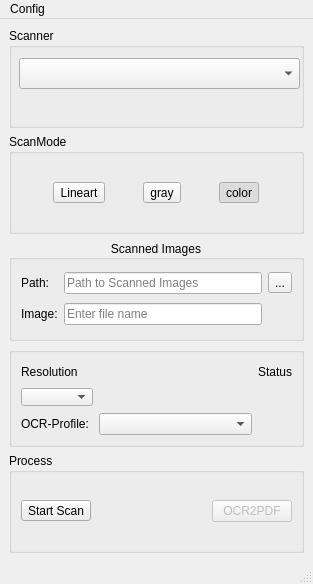
<?xml version="1.0" encoding="UTF-8"?>
<ui version="4.0">
 <class>MainWindow</class>
 <widget class="QMainWindow" name="MainWindow">
  <property name="enabled">
   <bool>true</bool>
  </property>
  <property name="geometry">
   <rect>
    <x>0</x>
    <y>0</y>
    <width>313</width>
    <height>584</height>
   </rect>
  </property>
  <property name="windowTitle">
   <string>MainWindow</string>
  </property>
  <property name="windowIcon">
   <iconset theme="scanner">
    <normaloff>.</normaloff>.</iconset>
  </property>
  <widget class="QWidget" name="centralwidget">
   <layout class="QVBoxLayout" name="verticalLayout">
    <item>
     <widget class="QGroupBox" name="groupBox">
      <property name="title">
       <string>Scanner</string>
      </property>
      <widget class="QComboBox" name="comboBox">
       <property name="geometry">
        <rect>
         <x>10</x>
         <y>30</y>
         <width>281</width>
         <height>31</height>
        </rect>
       </property>
      </widget>
     </widget>
    </item>
    <item>
     <widget class="QGroupBox" name="groupBox_2">
      <property name="title">
       <string>ScanMode</string>
      </property>
      <layout class="QHBoxLayout" name="horizontalLayout_2">
       <item>
        <widget class="QToolButton" name="btnBuW">
         <property name="toolTip">
          <string comment="Black&amp;White Line Mode">Black&amp;White scan</string>
         </property>
         <property name="statusTip">
          <string comment="Black&amp;White Line Mode"/>
         </property>
         <property name="text">
          <string notr="true">Lineart</string>
         </property>
         <property name="icon">
          <iconset resource="resources.qrc">
           <normaloff>:/images/scan_bw.svg</normaloff>:/images/scan_bw.svg</iconset>
         </property>
         <property name="iconSize">
          <size>
           <width>48</width>
           <height>48</height>
          </size>
         </property>
         <property name="checkable">
          <bool>true</bool>
         </property>
         <property name="autoExclusive">
          <bool>true</bool>
         </property>
        </widget>
       </item>
       <item>
        <widget class="QToolButton" name="btnGray">
         <property name="toolTip">
          <string>Gray scan</string>
         </property>
         <property name="text">
          <string notr="true">gray</string>
         </property>
         <property name="icon">
          <iconset resource="resources.qrc">
           <normaloff>:/images/scan_grey.svg</normaloff>:/images/scan_grey.svg</iconset>
         </property>
         <property name="iconSize">
          <size>
           <width>48</width>
           <height>48</height>
          </size>
         </property>
         <property name="checkable">
          <bool>true</bool>
         </property>
         <property name="autoExclusive">
          <bool>true</bool>
         </property>
        </widget>
       </item>
       <item>
        <widget class="QToolButton" name="btnColor">
         <property name="toolTip">
          <string>Color scan</string>
         </property>
         <property name="text">
          <string notr="true">color</string>
         </property>
         <property name="icon">
          <iconset resource="resources.qrc">
           <normaloff>:/images/scan_color.svg</normaloff>:/images/scan_color.svg</iconset>
         </property>
         <property name="iconSize">
          <size>
           <width>48</width>
           <height>48</height>
          </size>
         </property>
         <property name="checkable">
          <bool>true</bool>
         </property>
         <property name="checked">
          <bool>true</bool>
         </property>
         <property name="autoExclusive">
          <bool>true</bool>
         </property>
        </widget>
       </item>
      </layout>
     </widget>
    </item>
    <item>
     <widget class="QGroupBox" name="groupBox_4">
      <property name="title">
       <string>Scanned Images</string>
      </property>
      <property name="alignment">
       <set>Qt::AlignCenter</set>
      </property>
      <layout class="QGridLayout" name="gridLayout">
       <item row="0" column="0">
        <widget class="QLabel" name="label_2">
         <property name="text">
          <string>Path:</string>
         </property>
        </widget>
       </item>
       <item row="0" column="1">
        <widget class="QLineEdit" name="scanpath">
         <property name="autoFillBackground">
          <bool>true</bool>
         </property>
         <property name="text">
          <string/>
         </property>
         <property name="placeholderText">
          <string>Path to Scanned Images</string>
         </property>
         <property name="clearButtonEnabled">
          <bool>true</bool>
         </property>
        </widget>
       </item>
       <item row="0" column="2">
        <widget class="QToolButton" name="btnOpenDir">
         <property name="text">
          <string>...</string>
         </property>
         <property name="icon">
          <iconset theme="folder-images">
           <normaloff>.</normaloff>.</iconset>
         </property>
         <property name="iconSize">
          <size>
           <width>32</width>
           <height>32</height>
          </size>
         </property>
        </widget>
       </item>
       <item row="1" column="0">
        <widget class="QLabel" name="label_3">
         <property name="text">
          <string>Image:</string>
         </property>
        </widget>
       </item>
       <item row="1" column="1">
        <widget class="QLineEdit" name="filename">
         <property name="placeholderText">
          <string>Enter file name</string>
         </property>
         <property name="clearButtonEnabled">
          <bool>true</bool>
         </property>
        </widget>
       </item>
      </layout>
     </widget>
    </item>
    <item>
     <widget class="QGroupBox" name="groupBox_3">
      <property name="title">
       <string/>
      </property>
      <layout class="QGridLayout" name="gridLayout_2">
       <item row="1" column="0">
        <widget class="QComboBox" name="resolutions">
         <property name="styleSheet">
          <string notr="true">padding-left:3</string>
         </property>
         <property name="currentText">
          <string notr="true"/>
         </property>
         <property name="currentIndex">
          <number>-1</number>
         </property>
         <property name="modelColumn">
          <number>0</number>
         </property>
        </widget>
       </item>
       <item row="0" column="2">
        <widget class="QLabel" name="label">
         <property name="text">
          <string>Status</string>
         </property>
        </widget>
       </item>
       <item row="2" column="1">
        <widget class="QComboBox" name="cmbBoxOcr"/>
       </item>
       <item row="1" column="1">
        <spacer name="horizontalSpacer_2">
         <property name="orientation">
          <enum>Qt::Horizontal</enum>
         </property>
         <property name="sizeHint" stdset="0">
          <size>
           <width>40</width>
           <height>20</height>
          </size>
         </property>
        </spacer>
       </item>
       <item row="0" column="0">
        <widget class="QLabel" name="label_4">
         <property name="text">
          <string>Resolution</string>
         </property>
        </widget>
       </item>
       <item row="1" column="2">
        <widget class="QLabel" name="statusLed">
         <property name="text">
          <string/>
         </property>
         <property name="pixmap">
          <pixmap resource="resources.qrc">:/images/square_red.svg</pixmap>
         </property>
         <property name="scaledContents">
          <bool>true</bool>
         </property>
        </widget>
       </item>
       <item row="2" column="0">
        <widget class="QLabel" name="label_5">
         <property name="text">
          <string>OCR-Profile: </string>
         </property>
        </widget>
       </item>
      </layout>
     </widget>
    </item>
    <item>
     <widget class="QGroupBox" name="groupBox_5">
      <property name="title">
       <string>Process</string>
      </property>
      <layout class="QGridLayout" name="gridLayout_3">
       <item row="0" column="2">
        <spacer name="horizontalSpacer">
         <property name="orientation">
          <enum>Qt::Horizontal</enum>
         </property>
         <property name="sizeHint" stdset="0">
          <size>
           <width>40</width>
           <height>20</height>
          </size>
         </property>
        </spacer>
       </item>
       <item row="0" column="3">
        <widget class="QPushButton" name="btnOcr">
         <property name="enabled">
          <bool>false</bool>
         </property>
         <property name="text">
          <string>OCR2PDF</string>
         </property>
        </widget>
       </item>
       <item row="0" column="1">
        <widget class="QToolButton" name="btnStartscan">
         <property name="styleSheet">
          <string notr="true">background-color: rgb(236, 236, 236);</string>
         </property>
         <property name="text">
          <string>Start Scan</string>
         </property>
         <property name="checkable">
          <bool>false</bool>
         </property>
        </widget>
       </item>
      </layout>
     </widget>
    </item>
   </layout>
  </widget>
  <widget class="QMenuBar" name="menubar">
   <property name="geometry">
    <rect>
     <x>0</x>
     <y>0</y>
     <width>313</width>
     <height>23</height>
    </rect>
   </property>
   <widget class="QMenu" name="menuCalibrate">
    <property name="title">
     <string>Config</string>
    </property>
    <addaction name="actionCalibrate"/>
   </widget>
   <addaction name="menuCalibrate"/>
  </widget>
  <widget class="QStatusBar" name="statusbar"/>
  <action name="actionScanFolder">
   <property name="text">
    <string>ScanFolder</string>
   </property>
  </action>
  <action name="actionCalibrate">
   <property name="text">
    <string>Settings</string>
   </property>
  </action>
  <action name="actionOCR2PDF">
   <property name="text">
    <string>OCR2PDF</string>
   </property>
  </action>
  <action name="actionEnable_OCR">
   <property name="checkable">
    <bool>true</bool>
   </property>
   <property name="text">
    <string>Enable OCR</string>
   </property>
  </action>
 </widget>
 <resources>
  <include location="resources.qrc"/>
 </resources>
 <connections/>
</ui>
